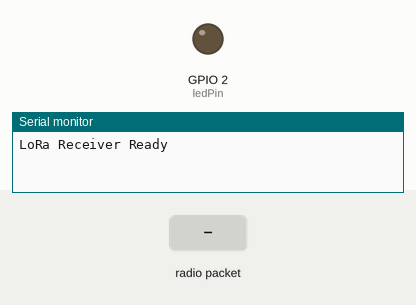
Simulated run of this program. Board: ESP32. Shown: output pins drawn as LEDs (lit = HIGH), the last lines printed to the serial monitor. The test bench sets the inputs (shaded band). No radio packets arrive unless stated.

Above: at 1.2 s.
1.3 s: radio packet "1" arrives
At 2.4 s:
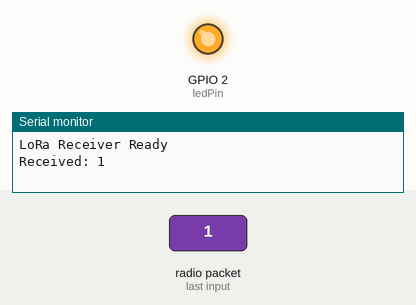
2.8 s: radio packet "5" arrives
At 5.0 s:
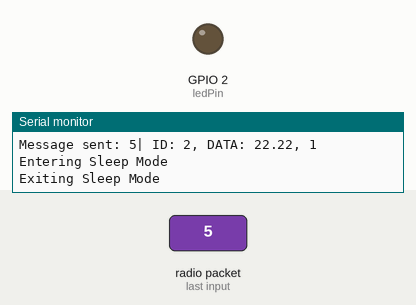
5.3 s: radio packet "90" arrives
At 6.6 s:
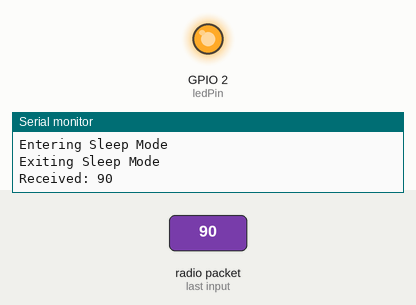
Timing chart, 0 to 8.3 s (numbered marks = the images above; inputs shaded):
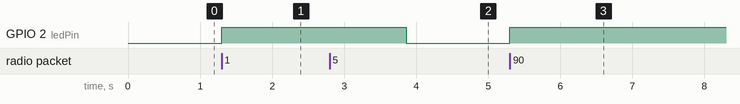

The program:

main.cpp
```cpp
// include libraries
#include <SPI.h>
#include <LoRa.h>

// define pins used for SPI
#define HSPI_SCK 14
#define HSPI_MISO 12
#define HSPI_MOSI 13
#define SD_CS 15

// define pins used by the LoRa module
const int csPin = 15;                                                           // LoRa radio chip select
const int resetPin = 27;                                                        // LoRa radio reset
const int irqPin = 4;                                                           // must be a hardware interrupt pin
const int ledPin = 2;                                                           // LED pin for beacon reception confimation

SPIClass *hspi = NULL;

int nodeID = 2;                                                                 // example Node ID, adjust for each node
int messageIncrement = 0;                                                       // message no., for checking PDR

// initialize variables
unsigned long epochTime = -1;                                                   // epoch time in milliseconds
unsigned long totalSlots = -1;                                                  // no. of slots per epoch
unsigned long beaconSlots = -1;                                                 // first N_B slots for beacons
unsigned long slotTime = -1;                                                    // slot time in milliseconds

bool beaconReceived = false;                                                    // flag for beacon reception
bool messageSent = false;                                                       // flag for message sending
String message = "";                                                            // empty message variable

// function: extract data from beacon
// parameters:
// String beacon - received beacon
void extractBeaconInformation(String beacon) {
  beaconSlots = beacon.substring(7).toInt();
  totalSlots = beacon.substring(9, 11).toInt();
  slotTime = beacon.substring(12).toInt();
}

// function: send beacon to the next layer
// parameters:
// int newLayer - value of the layer to be sent inside beacon
// int newTotalSlots - no. of slots left to be sent inside beacon
void sendBeacon(int newLayer, int newTotalSlots) {
  String newBeacon = "Layer: " + String(newLayer) +
  " " + String(newTotalSlots) + " " + String(slotTime);
  LoRa.beginPacket();                                                           // send beacon with new information
  LoRa.print(newBeacon);
  LoRa.endPacket();
  Serial.print("Beacon sent: ");
  Serial.println(newBeacon);

  LoRa.receive();                                                               // return to receive mode after sending
}

// function: send message
void sendMessage() {
  float randomData = 22.22;                                                     // dummy data to be send, for testing purposes
  messageIncrement++;
  if (message == "") {                                                          // if message is empty, create new message
    message = "ID: " + String(nodeID) + ", DATA: " +
    String(randomData, 2) + ", " + String(messageIncrement);
  }
  else if (message != "") {                                                     // | if message is not empty
    message += "| ID: " + String(nodeID) + ", DATA: " +                         // | (message to be forwarded was received), append your message
    String(randomData, 2) + ", " + String(messageIncrement);
  }

  LoRa.beginPacket();                                                           // send message
  LoRa.print(message);
  LoRa.endPacket();

  Serial.print("Message sent: ");
  Serial.println(message);

  messageSent = true;                                                           // reset messageSent flag
  beaconReceived = false;                                                       // reset beaconReceived flag
  message = "";                                                                 // clear message variable
  LoRa.receive();                                                               // return to receive mode
}

// function: receive message
// parameters:
// int packetSize - size of received packet
void onReceive(int packetSize) {
  if (packetSize) {
    String receivedData = "";
    while (LoRa.available()) {
      receivedData += (char)LoRa.read();                                        // read received message
    }

    Serial.print("Received: ");
    Serial.println(receivedData);
    if (!beaconReceived) {                                                      // if you don't have a beacon
      extractBeaconInformation(receivedData);                                   // extract data from beacon
      beaconReceived = true;                                                    // change flag, beacon was received

      if (beaconSlots > 1) {                                                    // if you're not in the last layer
        beaconSlots -= 1;                                                       // decrement layer no. for the new beacon
        totalSlots -= 1;                                                        // decrement no. of layers left in an epoch
        sendBeacon(beaconSlots, totalSlots);                                    // send new beacon
        messageSent = false;                                                    // change flag, listen for messages in next slots
        esp_sleep_enable_timer_wakeup(beaconSlots
                                      * slotTime * 1000);                       // put to sleep for remaining N_B slots
        Serial.println("Entering Sleep Mode");
        esp_light_sleep_start();                                                // enter light sleep mode
        Serial.println("Exiting Sleep Mode");
      }
      else if (beaconSlots == 1) {                                              // if you're in the last layer
        sendMessage();                                                          // send message
        messageSent = false;                                                    // change flag, listen for messages in next slots
      }
    }
    else if (receivedData.substring(0, 1) != "L" && !messageSent) {             // if received a message and message wasn't send earlier
      message = receivedData;
      sendMessage();                                                            // send message
      esp_sleep_enable_timer_wakeup((totalSlots - beaconSlots)                  // put to sleet for remaining N_D slots
      * slotTime * 1000);
      Serial.println("Entering Sleep Mode");
      esp_light_sleep_start();                                                  // enter light sleep mode
      Serial.println("Exiting Sleep Mode");
    }
    else {                                                                      // if you wait for message, but receive beacon
      Serial.println("Received another beacon, discarding...");
    }
  }
}


void setup() {
  Serial.begin(9600);
  while (!Serial);

  hspi = new SPIClass(HSPI);
  hspi->begin(HSPI_SCK, HSPI_MISO, HSPI_MOSI, SD_CS);

  LoRa.setPins(csPin, resetPin, irqPin);                                        // set pins used by LoRa
  LoRa.setSPI(*hspi);                                                           // set SPI interface to be used for communication


  if (!LoRa.begin(868E6)) {                                                     // 868E6 - LoRa frequency 868MHz
    Serial.println("Starting LoRa failed!");
    while (1);
  }

  LoRa.setSpreadingFactor(12);                                                  // set SF, same as sink
  LoRa.setSignalBandwidth(500E3);                                               // set BW, same as sink
  LoRa.setCodingRate4(8);                                                       // set CR, same as sink

  Serial.println("LoRa Receiver Ready");
  LoRa.receive();                                                               // start in receive mode

  pinMode(ledPin, OUTPUT);                                                      // set LED pin for beacon reception confimation
}

void loop() {
  if (beaconReceived) {                                                         // change LED state, according to beaconReceived flag
    digitalWrite(ledPin, HIGH);
  }
  else {
    digitalWrite(ledPin, LOW);
  }
  int packetSize = LoRa.parsePacket();
  onReceive(packetSize);
}
```

Measured:
- after the input at 1.3 s, GPIO 2 (ledPin): LOW → HIGH at once
- after the input at 2.8 s, GPIO 2 (ledPin): HIGH → LOW after 1.1 s
- after the input at 5.3 s, GPIO 2 (ledPin): LOW → HIGH at once
